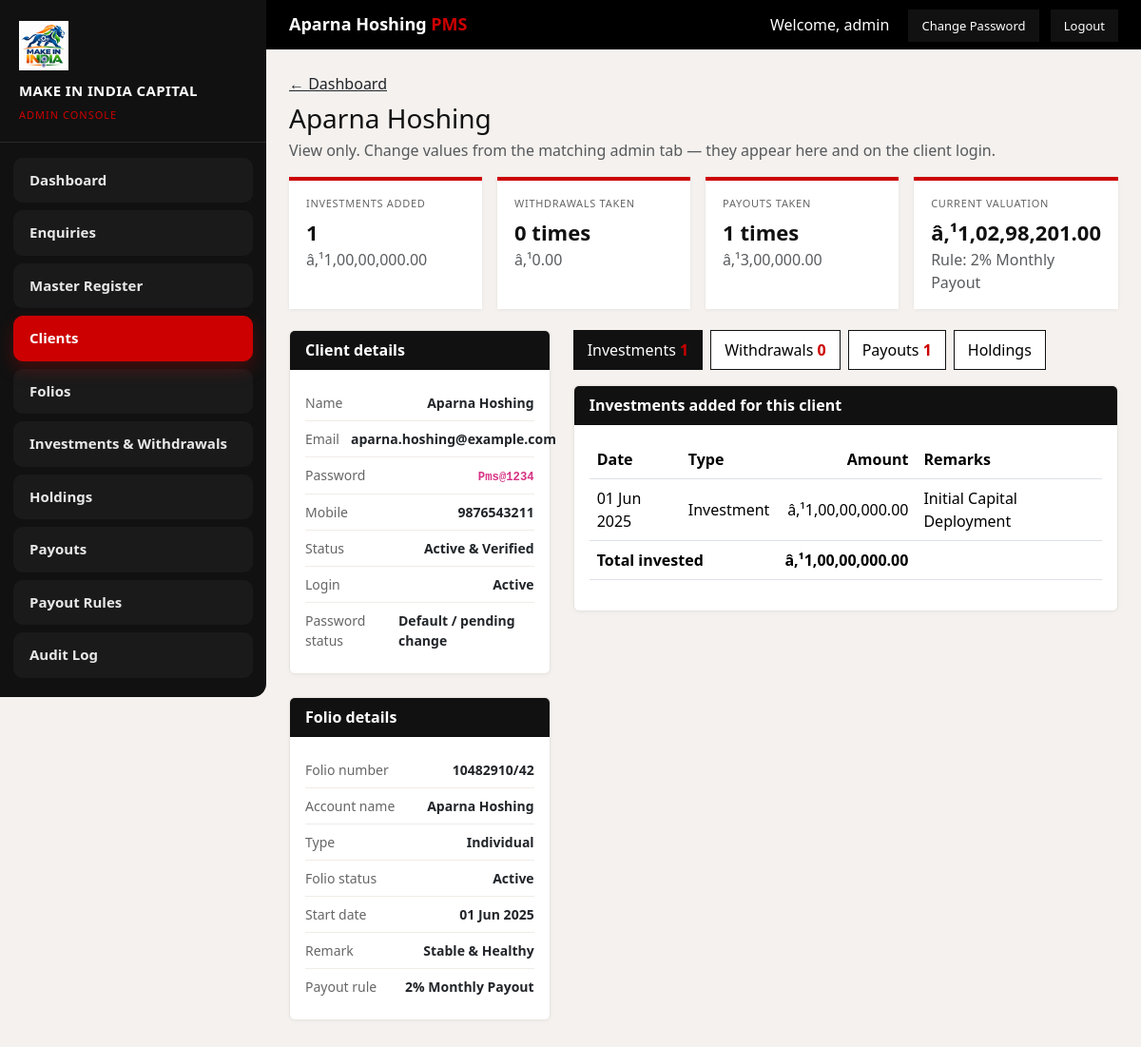
The app's page /admin_client_view.php?id=2 (signed in), older data.
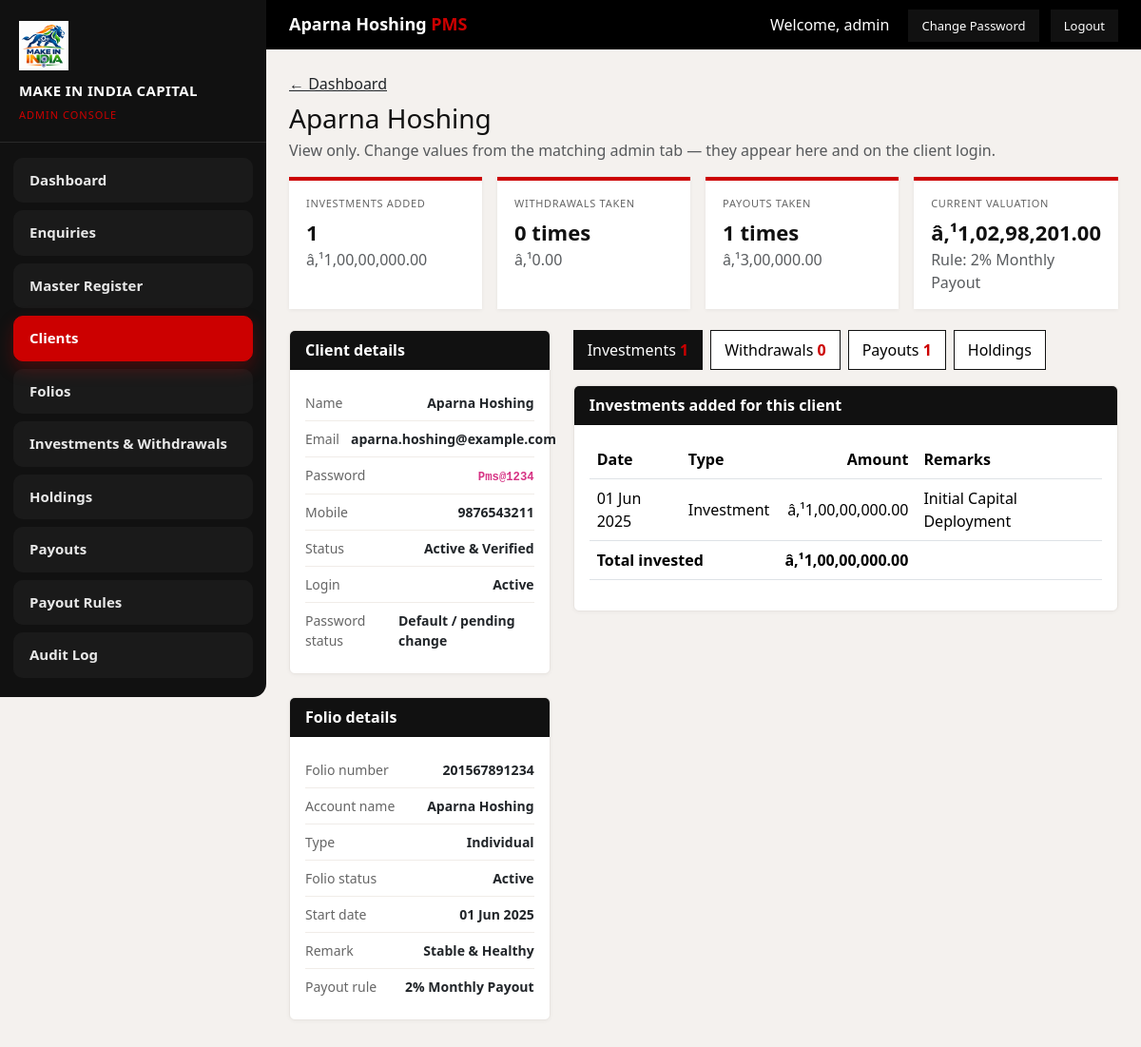
The same page, newer data.
### tables this page shows
CREATE TABLE `pms_folios` (
  `id` int(11) NOT NULL AUTO_INCREMENT,
  `client_id` int(11) NOT NULL,
  `folio_number` varchar(50) NOT NULL,
  `account_name` varchar(150) NOT NULL,
  `account_type` varchar(80) NOT NULL DEFAULT 'Individual',
  `status` varchar(50) NOT NULL DEFAULT 'Active',
  `investment_start_date` date DEFAULT NULL,
  `performance_remark` text DEFAULT NULL,
  `created_at` datetime NOT NULL DEFAULT current_timestamp(),
  PRIMARY KEY (`id`),
  UNIQUE KEY `unique_pms_folio_number` (`folio_number`),
  KEY `idx_pms_folio_client` (`client_id`)
);

### includes/pms_init.php (called while the page is built, shortened)
<?php
function pms_h($value)
{
    return htmlspecialchars((string) $value, ENT_QUOTES, 'UTF-8');
}
function pms_date($date)
{
    $ts = strtotime($date);
    return $ts ? date('d M Y', $ts) : 'â€”';
}
function pms_get_folios($mysqli, $client_id)
{
    $stmt = $mysqli->prepare('SELECT * FROM pms_folios WHERE client_id = ? ORDER BY id ASC');
    $stmt->bind_param('i', $client_id);
    $stmt->execute();
    $result = $stmt->get_result();
    $rows = array();
    while ($row = $result->fetch_assoc()) {
        $rows[] = $row;
    }
    return $rows;
}
function pms_get_payout_rule($mysqli, $folio_id)
{
    $stmt = $mysqli->prepare('SELECT * FROM pms_payout_rules WHERE is_active = 1 AND folio_id = ? ORDER BY id DESC LIMIT 1');
    $stmt->bind_param('i', $folio_id);
    $stmt->execute();
    $row = $stmt->get_result()->fetch_assoc();
    $result = $mysqli->query('SELECT * FROM pms_payout_rules WHERE is_active = 1 AND folio_id IS NULL ORDER BY id DESC LIMIT 1');
    return $result ? $result->fetch_assoc() : null;
}
function pms_rule_label($rule)
{
    $pct = rtrim(rtrim(number_format((float) $rule['payout_percent'], 4), '0'), '.');
    return $pct . '% ' . $rule['payout_label'];
}

### admin_client_view.php (the view, shortened to what the changed rows need)
<?php
require_once __DIR__ . '/includes/pms_init.php';
$clientId = isset($_GET['id']) ? (int) $_GET['id'] : 0;
$folios = pms_get_folios($mysqli, $clientId);
$folio = $folios ? $folios[0] : null;
$folioId = $folio ? (int) $folio['id'] : 0;
$effectiveRule = $folioId ? pms_get_payout_rule($mysqli, $folioId) : null;
require __DIR__ . '/includes/pms_admin_header.php';
?>
<div class="row">
    <div class="col-lg-4">
        <div class="card mb-4">
            <div class="card-body pms-detail">
                <?php if (!$folio): ?>
                    <p class="text-muted mb-0">No folio assigned.</p>
                <?php else: ?>
                    <div><span>Folio number</span><strong><?= pms_h($folio['folio_number']) ?></strong></div>
                    <div><span>Account name</span><strong><?= pms_h($folio['account_name']) ?></strong></div>
                    <div><span>Type</span><strong><?= pms_h($folio['account_type']) ?></strong></div>
                    <div><span>Folio status</span><strong><?= pms_h($folio['status']) ?></strong></div>
                    <div><span>Start date</span><strong><?= pms_h(pms_date($folio['investment_start_date'])) ?></strong></div>
                    <div><span>Remark</span><strong><?= pms_h($folio['performance_remark']) ?></strong></div>
                    <div><span>Payout rule</span><strong><?= pms_h(pms_rule_label($effectiveRule)) ?></strong></div>
                <?php endif; ?>
            </div>
        </div>
    </div>
    <div class="col-lg-8">
        <div class="pms-tab-panel active" id="tab-invest">
            <div class="card">
                <div class="card-body table-responsive">
                    <table class="table align-middle">
                        <thead><tr><th>Date</th><th>Type</th><th class="text-end">Amount</th><th>Remarks</th></tr></thead>
                    </table>
                </div>
            </div>
        </div>
    </div>
</div>
<?php require __DIR__ . '/includes/pms_admin_footer.php'; ?>

Row changes from the older to the newer data that the page shows:
changed pms_folios "Aparna Hoshing": folio_number "10482910/42" → "201567891234"
